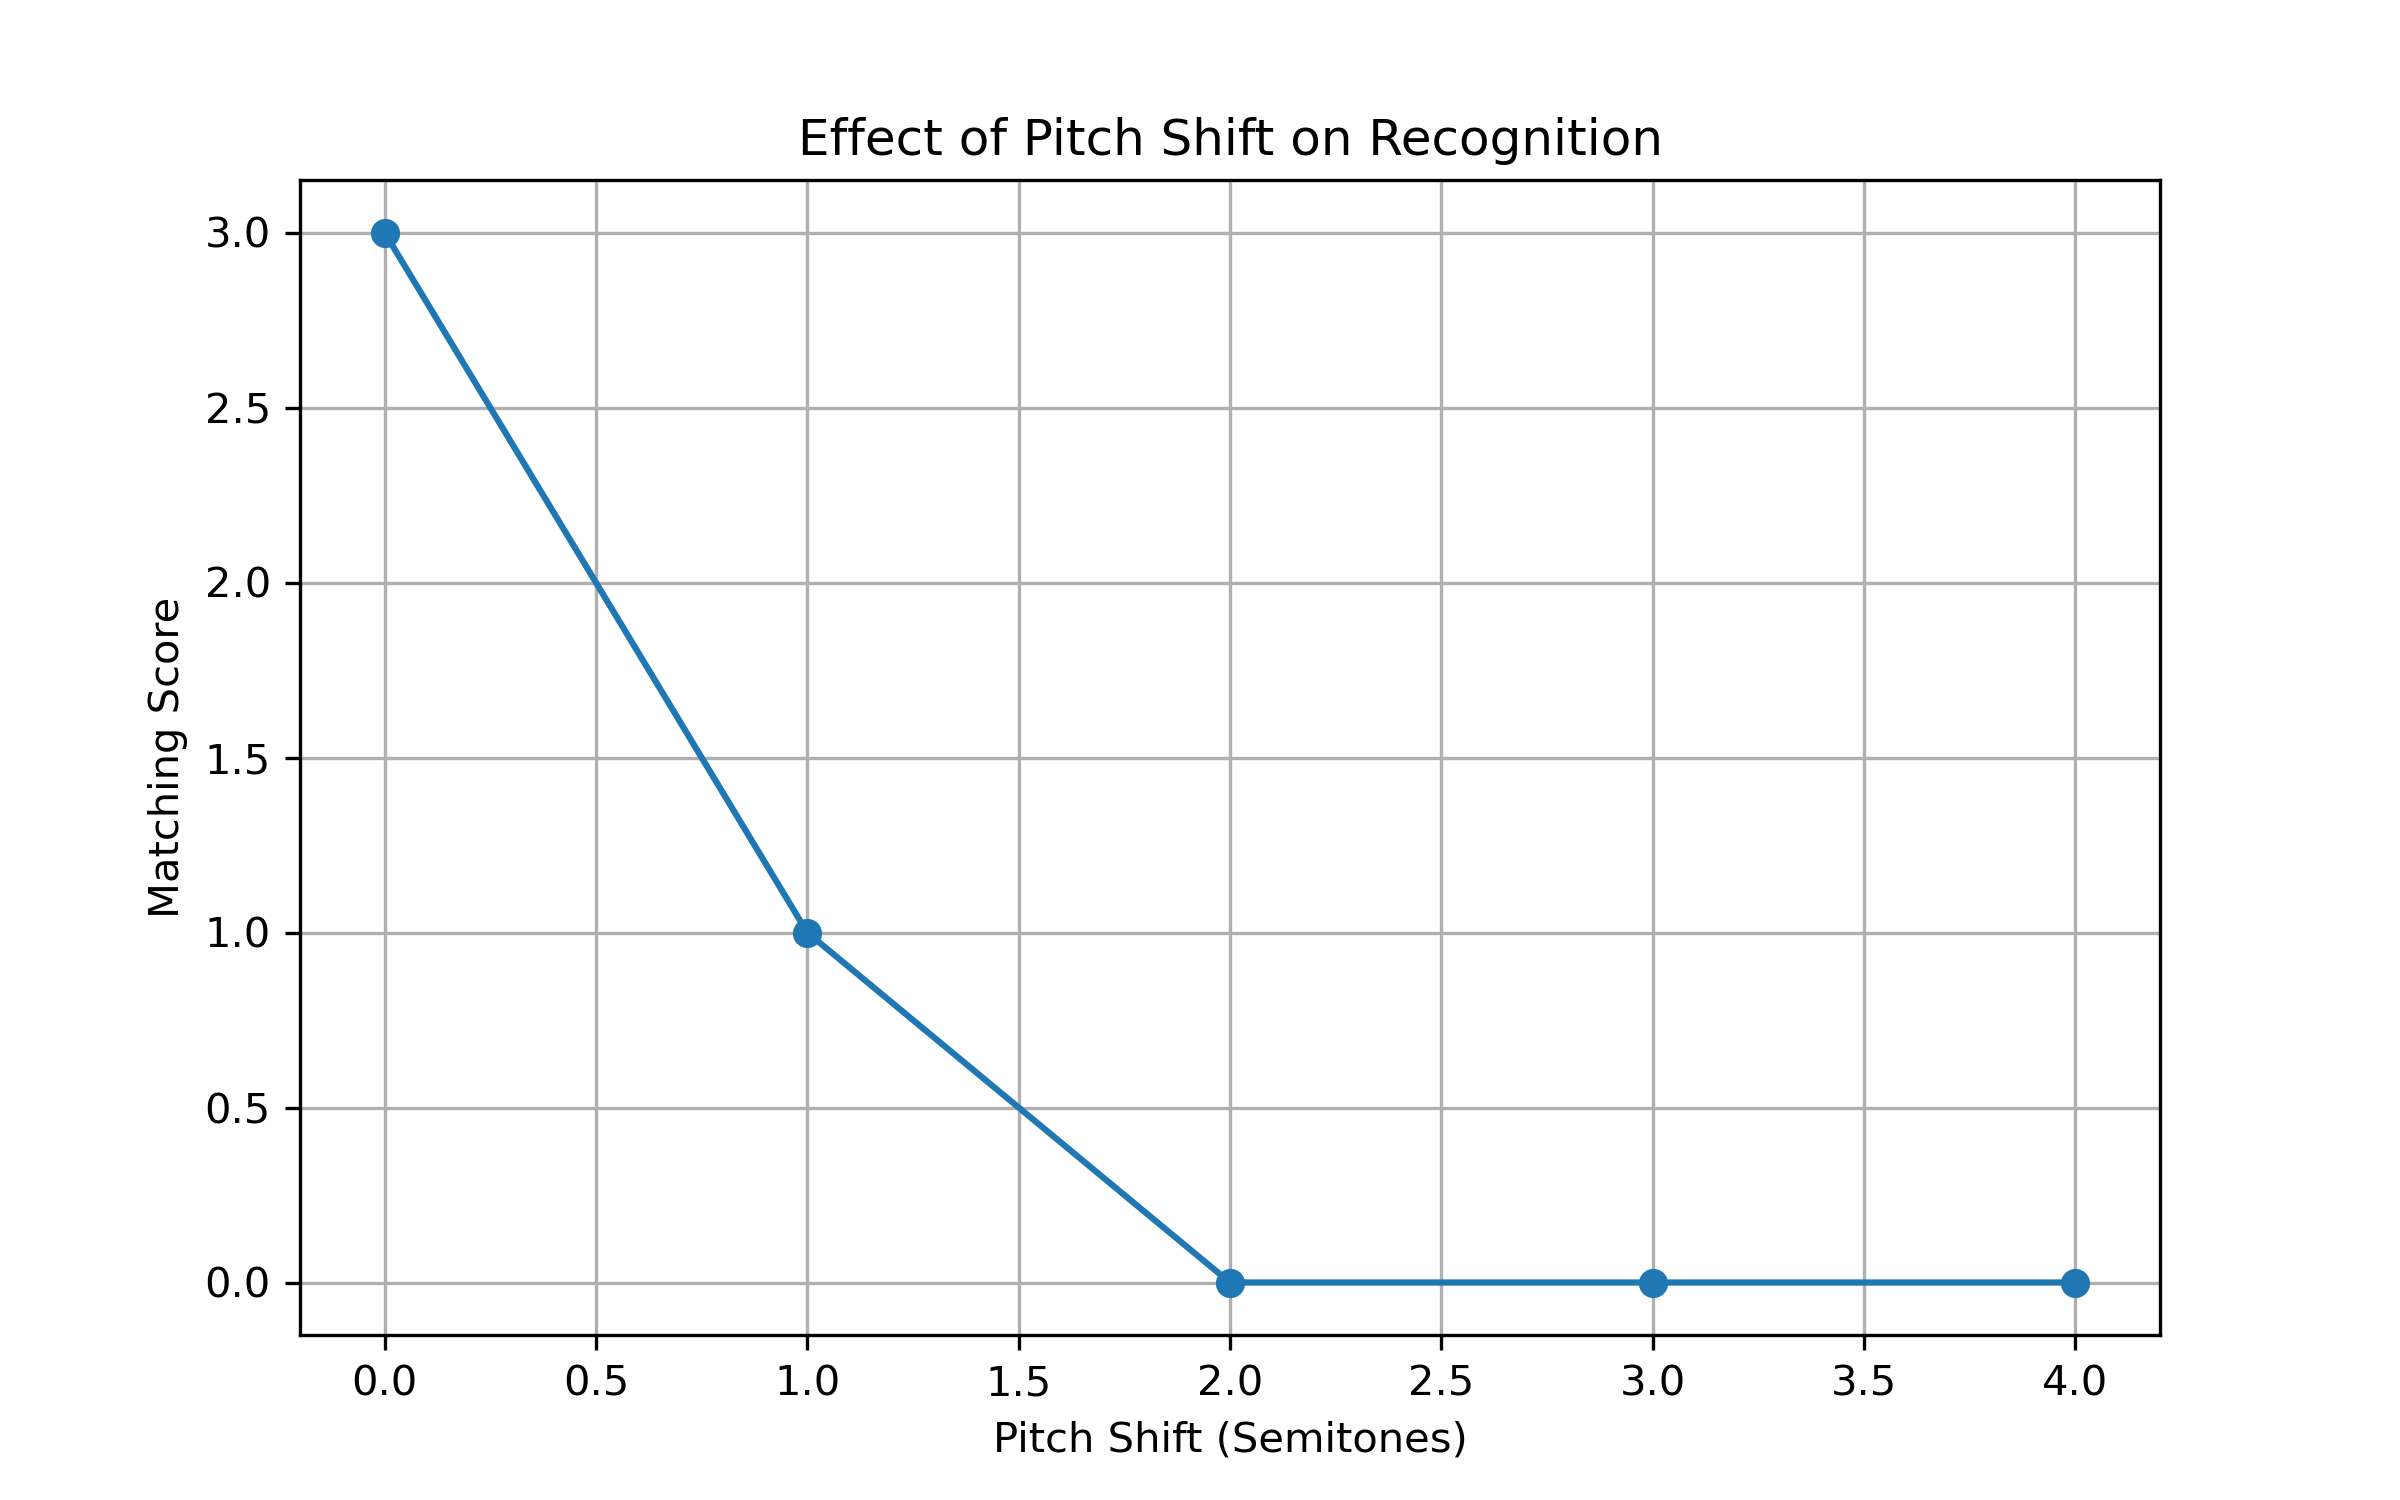

Here is the Python script that generated this plot:
import pickle
import librosa
import numpy as np
import matplotlib.pyplot as plt

from collections import Counter
from scipy.ndimage import maximum_filter

# -----------------------------------
# PARAMETERS
# -----------------------------------

N_FFT = 2048
HOP_LENGTH = 512
TOP_PEAKS = 250

# -----------------------------------
# LOAD DATABASE
# -----------------------------------

with open("database.pkl", "rb") as f:
    database = pickle.load(f)

# -----------------------------------
# PEAK DETECTION
# -----------------------------------

def get_peaks(y):

    S = np.abs(
        librosa.stft(
            y,
            n_fft=N_FFT,
            hop_length=HOP_LENGTH
        )
    )

    freqs = librosa.fft_frequencies(
        sr=22050,
        n_fft=N_FFT
    )

    valid_rows = freqs <= 3500
    S = S[valid_rows, :]

    S[:15, :] = 0

    peak_mask = maximum_filter(
        S,
        size=(20,20)
    ) == S

    freq_idx, time_idx = np.where(peak_mask)

    strengths = S[freq_idx, time_idx]

    strongest = np.argsort(strengths)[-TOP_PEAKS:]

    freq_idx = freq_idx[strongest]
    time_idx = time_idx[strongest]

    return freq_idx, time_idx

# -----------------------------------
# IDENTIFIER
# -----------------------------------

def identify_song(y):

    freq_idx, time_idx = get_peaks(y)

    votes = Counter()

    for i in range(len(time_idx)):

        for j in range(i+1, min(i+6, len(time_idx))):

            f1 = int(freq_idx[i])
            f2 = int(freq_idx[j])

            dt = int(time_idx[j] - time_idx[i])

            if dt <= 0:
                continue

            h = (f1, f2, dt)

            if h not in database:
                continue

            query_time = time_idx[i]

            for song_name, db_time in database[h]:

                offset = db_time - query_time

                votes[(song_name, offset)] += 1

    if len(votes) == 0:
        return None, 0

    (song_name, offset), score = votes.most_common(1)[0]

    return song_name, score

# -----------------------------------
# LOAD SONG
# -----------------------------------

query_file = input("Enter query song: ")

y, sr = librosa.load(
    query_file,
    sr=22050,
    mono=True
)

# -----------------------------------
# PITCH SHIFTS
# -----------------------------------

pitch_steps = [0, 1, 2, 3, 4]

scores = []

print("\nPitch Shift Experiment\n")

for step in pitch_steps:

    shifted = librosa.effects.pitch_shift(
        y,
        sr=sr,
        n_steps=step
    )

    pred, score = identify_song(shifted)

    scores.append(score)

    print(
        f"Shift={step} semitones  "
        f"Prediction={pred}  "
        f"Score={score}"
    )

# -----------------------------------
# PLOT
# -----------------------------------

plt.figure(figsize=(8,5))

plt.plot(
    pitch_steps,
    scores,
    marker='o'
)

plt.xlabel("Pitch Shift (Semitones)")
plt.ylabel("Matching Score")
plt.title("Effect of Pitch Shift on Recognition")

plt.grid(True)

plt.savefig(
    "pitch_shift_test.png",
    dpi=300
)

plt.close()

print("\nSaved: pitch_shift_test.png")
